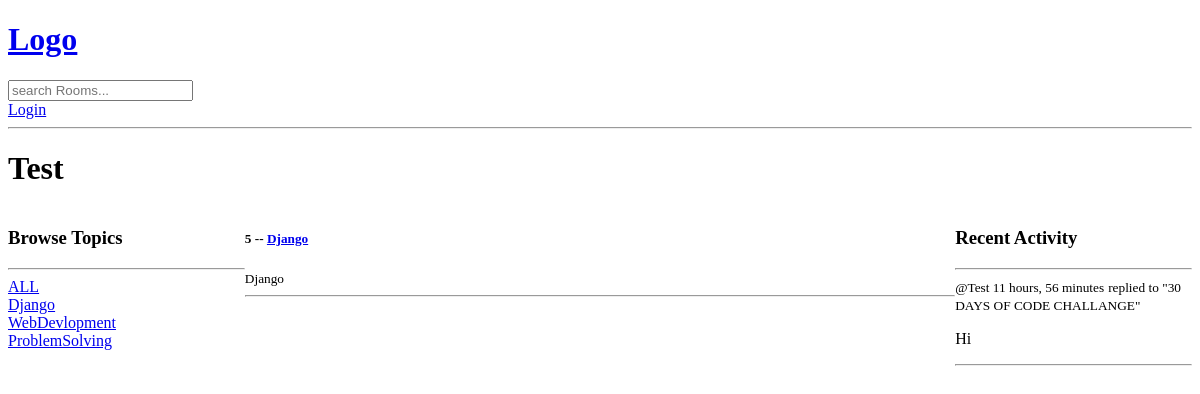
Page /profile/2/ on the earlier database version.
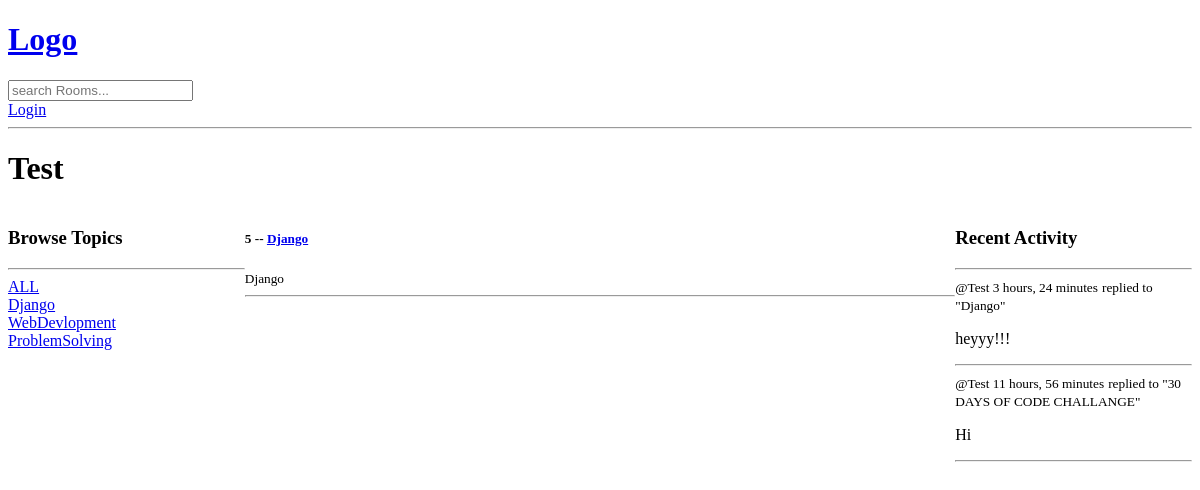
Same page on the later database version.
### base/models.py (models this page shows, shortened)
class Topic(models.Model):
    name=models.CharField(max_length=200)

class Room(models.Model):
    host=models.ForeignKey(User,on_delete=models.CASCADE,null=True)
    topic=models.ForeignKey(Topic,on_delete=models.SET_NULL,null=True)
    name=models.CharField(max_length=200)
    description=models.TextField(null=True,blank=True)
    participants=models.ManyToManyField(User,related_name='participants',blank=True)
    updated=models.DateTimeField(auto_now=True)
    created=models.DateTimeField(auto_now_add=True)
    class Meta:
        ordering=['-updated','created']
    def __str__(self) -> str:
        return self.name

class Message(models.Model):
    user=models.ForeignKey(User,on_delete=models.CASCADE)
    room=models.ForeignKey(Room,on_delete=models.CASCADE)
    body=models.TextField()
    updated=models.DateTimeField(auto_now=True)
    created=models.DateTimeField(auto_now_add=True)
    class Meta:
        ordering=['-updated','created']
    def __str__(self):
        return self.body[0:30]

### base/views.py (the view)
# urls.py: path('profile/<str:pk>/',views.userProfile,name="profile"),
def userProfile(request,pk):
    user=User.objects.get(id=pk)
    rooms=user.room_set.all()
    room_message=user.message_set.all()
    topics=Topic.objects.all()
    context={'user':user,'rooms':rooms,'room_messages':room_message,'topics':topics}
    return render(request,'base/profile.html',context)

### base/templates/base/profile.html (shortened to what this page needs)
{% extends 'main.html' %}
{% block content %}
<h1>{{user.username}}</h1>
<div class="profile-container">
    <div>
        {% include 'base/topics_components.html' %}
    </div>
    <div>
        {% include 'base/feed_component.html' %}
    </div>
    <div>
        {% include 'base/activity_component.html' %}
    </div>
</div>
{% endblock content %}

### templates/main.html (shortened to what this page needs)
<!DOCTYPE html>
<html>
    <head>
    </head>
    <body>
        {% include 'navbar.html' %}
    {% block content %}
     {% endblock content %}
    </body>
</html>

### templates/navbar.html
<a href="/">
    <h1>Logo</h1>
</a>
<form method="GET" action="{%url 'home' %}">
    <input type="text" name="q" placeholder="search Rooms..."/>
</form>
{% if request.user.is_authenticated %}
<p>Hello {{request.user}}</p>
<a href="{%url 'logout'%}">Logout</a>
{%else%}
<a href="{%url 'login'%}">Login</a>
{%endif%}
<hr>

### base/templates/base/topics_components.html
  <h3> Browse Topics</h3>
  <hr>
  <div>
      <a href="{%url 'home'%}"> ALL</a>
  </div>
  {% for topic in topics%}
      <div>
          <a href="{%url 'home'%}?q={{topic.name}}"> {{topic.name}}</a>
      </div>
      {%endfor%}

### base/templates/base/feed_component.html (shortened to what this page needs)
<div>
{% for room in rooms %}
            <div>
                <h5>{{room.id}} -- <a href="{% url 'room' room.id %}">{{room.name}}</a></h5>
                <small>{{room.topic.name}}</small>
                <hr>
            </div>
            {%endfor%}
</div>

### base/templates/base/activity_component.html (shortened to what this page needs)
<h3>Recent Activity</h3>
    <hr>
    {% for message in room_messages %}
    <div>
        <small>@{{message.user}} {{message.created|timesince}}</small>
        <small>replied to "{{message.room}}"</small>
        <p>{{message}}</p>
        <hr>
    </div>
   {% endfor %}

### base/templates/base/profile.html (style rules this page uses)
.profile-container { display: grid; grid-template-columns: 1fr 3fr 1fr; }

Differences in the rows shown:
added Message: user "Test", created "3 hours, 24 minutes", room "Django", body "heyyy!!!"
